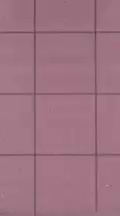
#> input picture demo2_images/liquid_frame000.jpg, 120 x 216 px
$ jupyter execute EGT20418_THA2.ipynb
#> lines starting #> are read from the running program, lines starting #| are printed output that depends on the picture
# 1. Plot of the liquid level

[cell 1]
import cv2
import numpy as np
from matplotlib import pyplot as plt

# Paths to video and background image
video_path = 'demo2_images/liquidVideo.mp4'
background_image_path = 'demo2_images/liquid_frame000.jpg'

# Load the background image
img_b = cv2.imread(background_image_path, 0)
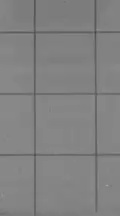
#> img_b: shape (216, 120); min 66, max 161, mean 129.6
if img_b is None:
    raise FileNotFoundError(f"Background image not found: {background_image_path}")

# Open the video file
cap = cv2.VideoCapture(video_path)
if not cap.isOpened():
    raise FileNotFoundError(f"Video not found or cannot be opened: {video_path}")

# Initialize arrays to store frame indices and percentages
frame_indices = []
liquid_percentages = []

# Process the video frames
frame_idx = 0
while frame_idx < 240:  # Process up to 240 frames
    ret, frame = cap.read()
    if not ret:
        print("End of video or error reading frame.")
        break

    # Convert the current frame to grayscale
    img_r = cv2.cvtColor(frame, cv2.COLOR_BGR2GRAY)

    # Subtract the background from the current frame
    img_sub = cv2.subtract(img_b, img_r)

    # Apply thresholding to the subtracted image
    ret, img_sub_thresh = cv2.threshold(img_sub, 0, 255, cv2.THRESH_BINARY + cv2.THRESH_OTSU)

    # Find contours in the thresholded image
    contours, hierarchy = cv2.findContours(img_sub_thresh, cv2.RETR_TREE, cv2.CHAIN_APPROX_SIMPLE)

    # Sort the contours by size in descending order
    contours = sorted(contours, key=lambda x: cv2.contourArea(x), reverse=True)

    # Find the total image area
    rows, cols = img_sub_thresh.shape
    total_area = rows * cols

    # Calculate the largest contour's percentage of the total area
    if contours:
        largest_contour_area = cv2.contourArea(contours[0])
        percentage = round((largest_contour_area / total_area) * 100, 1)
    else:
        largest_contour_area = 0
        percentage = 0.0

    # Store the frame index and liquid percentage
    frame_indices.append(frame_idx + 1)
    liquid_percentages.append(percentage)

    # Print all details
    print(f"Frame {frame_idx + 1}:")
    print(f"  Threshold Value: {ret}")
    for i, contour in enumerate(contours):
        print(f"  Contour {i} Area: {cv2.contourArea(contour)}")
    print(f"  Total Area: {total_area}")
    print(f"  Percentage of Largest Contour: {percentage}%\n")

    # Increment the frame index
    frame_idx += 1


    # Release the video capture object
cap.release()
print("Video processing completed.")


# Plot the graph
plt.figure(figsize=(10, 6))
plt.plot(frame_indices, liquid_percentages, color='blue', label='Liquid Level Percentage')
plt.xlabel("Frame Index")
plt.ylabel("Liquid Level Percentage (%)")
plt.title("Liquid Level Percentage vs Frame Index")
plt.legend()
plt.grid(True)
plt.show()
